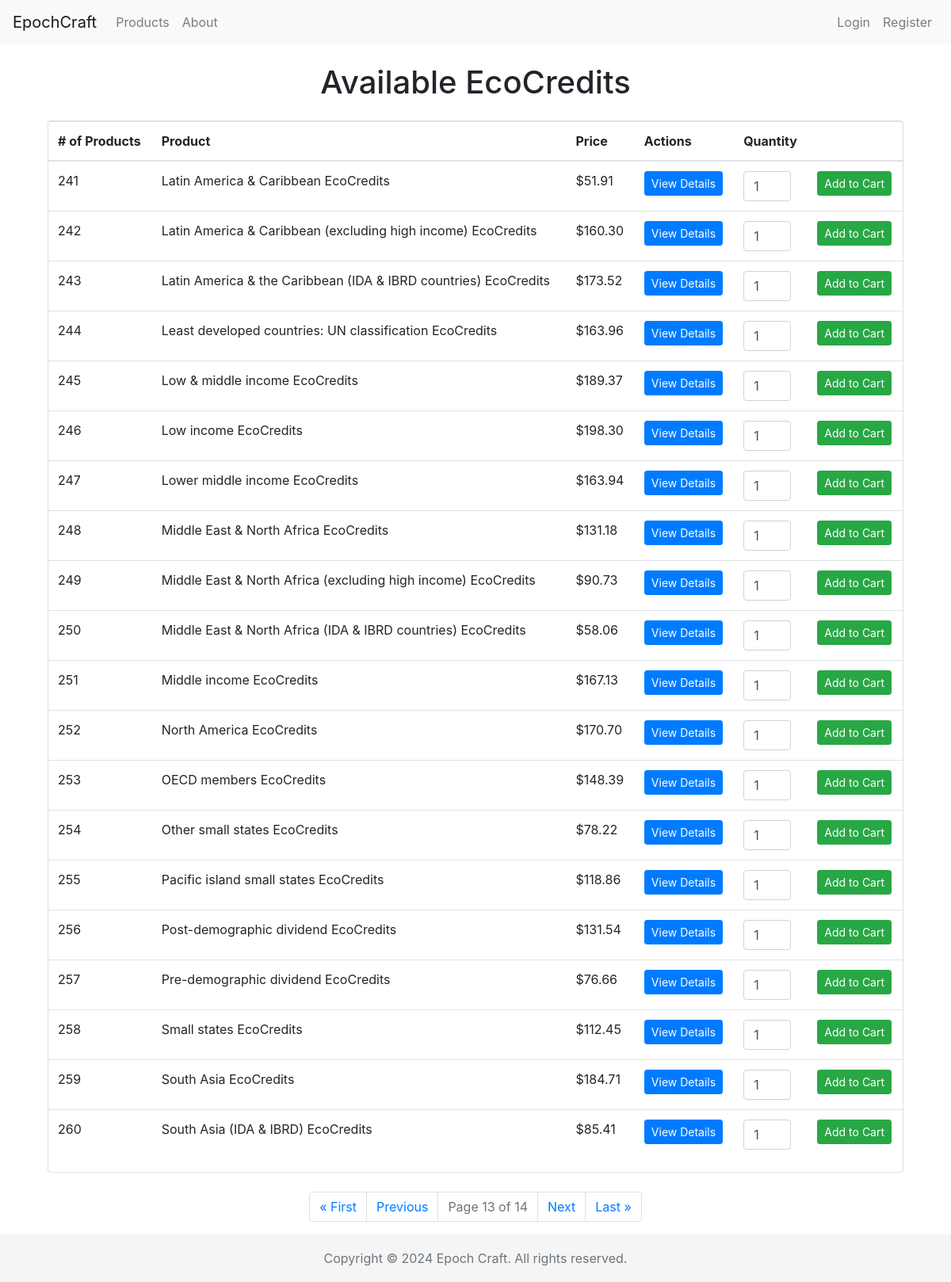
Screenshot of /products/?page=13 with the database file from the repository.
### cc_shop/models.py (models this page shows, shortened)
class Product(models.Model):
    country = models.ForeignKey(Country, on_delete=models.CASCADE, related_name='products')
    description = models.TextField()
    price = models.DecimalField(max_digits=10, decimal_places=2)
    type = models.CharField(max_length=50)   # Types could be like "Carbon Offset", "Renewable Energy Credit", etc

class Country(models.Model):
    country_code = models.CharField(max_length=3, primary_key=True)
    country_name = models.CharField(max_length=100)
    def __str__(self):
        return self.country_name

### cc_shop/views.py (the view)
# urls.py: path('products/', views.list_products, name='list_products'),
def list_products(request):
    query = request.GET.get('query', '').lower()
    if query:
        if 'ecocredits' in query:
            products = Product.objects.all().order_by('id')
        else:
            products = Product.objects.filter(country__country_name__icontains=query).order_by('id')  # Added ordering
    else:
        products = Product.objects.all().order_by('id')
    paginator = Paginator(products, 20)   # Show 20 products per page
    page_number = request.GET.get('page')
    try:
        products_page_obj = paginator.page(page_number)
    except PageNotAnInteger:
        products_page_obj = paginator.page(1)
    except EmptyPage:
        products_page_obj = paginator.page(paginator.num_pages)
    start_index = (products_page_obj.number - 1) * paginator.per_page + 1
    return render(request, 'list_products.html', {'products_page_obj': products_page_obj, 'start_index': start_index})

### cc_shop/templates/list_products.html (shortened to what this page needs)
{% extends 'base.html' %}
{% block content %}
<div class="container mt-4">
    <h1 class="text-center mb-4">Available EcoCredits</h1>
    <div class="card">
        <table class="table table-hover">
            <thead>
                <tr>
                    <th># of Products</th>
                    <th>Product</th>
                    <th>Price</th>
                    <th>Actions</th>
                    <th>Quantity</th>
                    <th></th>
                </tr>
            </thead>
            <tbody>
                {% for product in products_page_obj %}
                <tr>
                    <td>{{ start_index|add:forloop.counter0 }}</td>
                    <td>{{ product.country }} EcoCredits</td>
                    <td>${{ product.price }}</td>
                    <td><a href="{% url 'product_detail' product.id %}" class="btn btn-primary btn-sm" id="view-button">View Details</a></td>
                    <td>
                        <input type="number" name="quantity" value="1" min="1" max="99" class="form-control" style="width: 60px;">
                    </td>
                    <td>
                        <form action="{% url 'add_to_cart' product.id %}" method="post" class="d-inline">
                            <button type="submit" class="btn btn-success btn-sm">Add to Cart</button>
                        </form>
                    </td>
                </tr>
                {% empty %}
                <tr><td colspan="4">No products found.</td></tr>
                {% endfor %}
            </tbody>
        </table>
    </div>
    <div class="row justify-content-center mt-4">
        <nav aria-label="Page navigation">
            <ul class="pagination">
                {% if products_page_obj.has_previous %}
                    <li class="page-item"><a class="page-link" href="?page=1">&laquo; First</a></li>
                    <li class="page-item"><a class="page-link" href="?page={{ products_page_obj.previous_page_number }}">Previous</a></li>
                {% endif %}
                <li class="page-item disabled"><a class="page-link" href="#">Page {{ products_page_obj.number }} of {{ products_page_obj.paginator.num_pages }}</a></li>
                {% if products_page_obj.has_next %}
                    <li class="page-item"><a class="page-link" href="?page={{ products_page_obj.next_page_number }}">Next</a></li>
                    <li class="page-item"><a class="page-link" href="?page={{ products_page_obj.paginator.num_pages }}">Last &raquo;</a></li>
                {% endif %}
            </ul>
        </nav>
    </div>
</div>
{% endblock %}

### cc_shop/templates/base.html (style rules this page uses)
html { position: relative; min-height: 100%; }
body { margin-bottom: 60px; }

### rows the page displays
Product: counter0 "241", country "Latin America & Caribbean", price "51.91"
Product: counter0 "242", country "Latin America & Caribbean (excluding high income)", price "160.30"
Product: counter0 "243", country "Latin America & the Caribbean (IDA & IBRD countries)", price "173.52"
Product: counter0 "244", country "Least developed countries: UN classification", price "163.96"
Product: counter0 "245", country "Low & middle income", price "189.37"
Product: counter0 "246", country "Low income", price "198.30"
Product: counter0 "247", country "Lower middle income", price "163.94"
Product: counter0 "248", country "Middle East & North Africa", price "131.18"
Product: counter0 "249", country "Middle East & North Africa (excluding high income)", price "90.73"
Product: counter0 "250", country "Middle East & North Africa (IDA & IBRD countries)", price "58.06"
Product: counter0 "251", country "Middle income", price "167.13"
Product: counter0 "252", country "North America", price "170.70"
Product: counter0 "253", country "OECD members", price "148.39"
Product: counter0 "254", country "Other small states", price "78.22"
Product: counter0 "255", country "Pacific island small states", price "118.86"
Product: counter0 "256", country "Post-demographic dividend", price "131.54"
Product: counter0 "257", country "Pre-demographic dividend", price "76.66"
Product: counter0 "258", country "Small states", price "112.45"
Product: counter0 "259", country "South Asia", price "184.71"
Product: counter0 "260", country "South Asia (IDA & IBRD)", price "85.41"

### other values shown
{{ products_page_obj.number }} "13"
{{ products_page_obj.paginator.num_pages }} "14"
